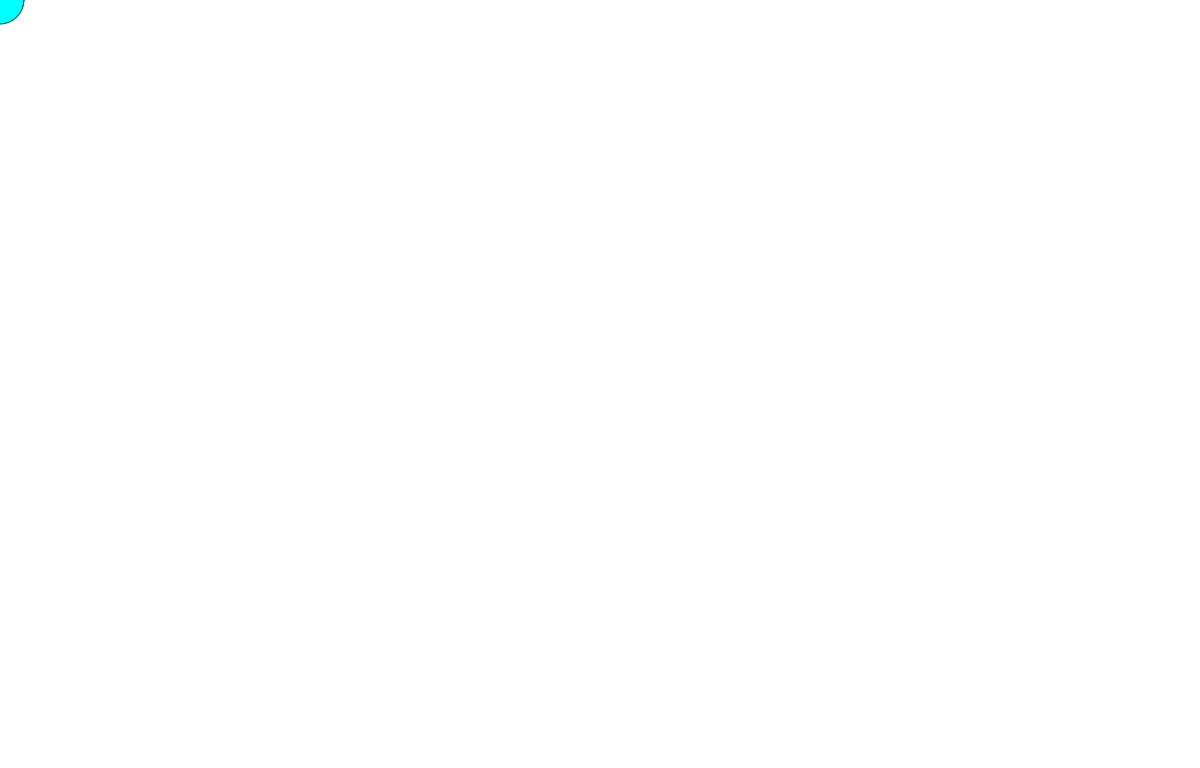
Frame 1 (no input)
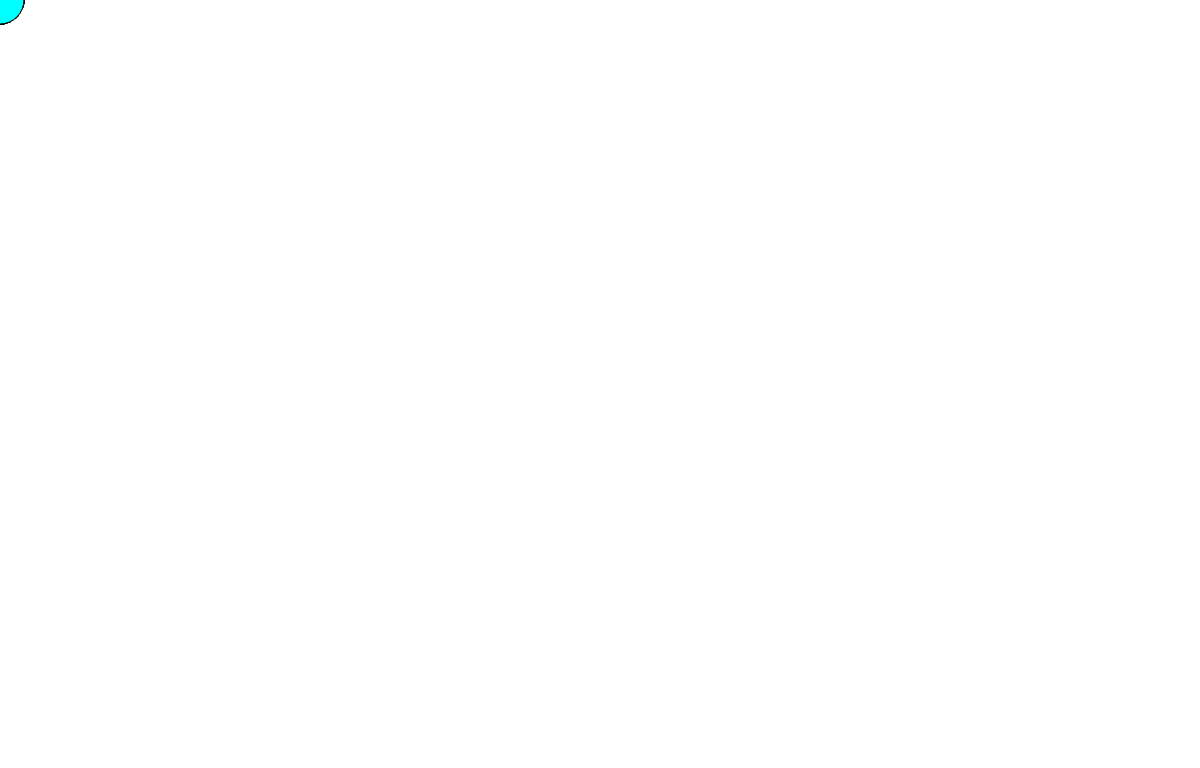
Frame 60 (no input)
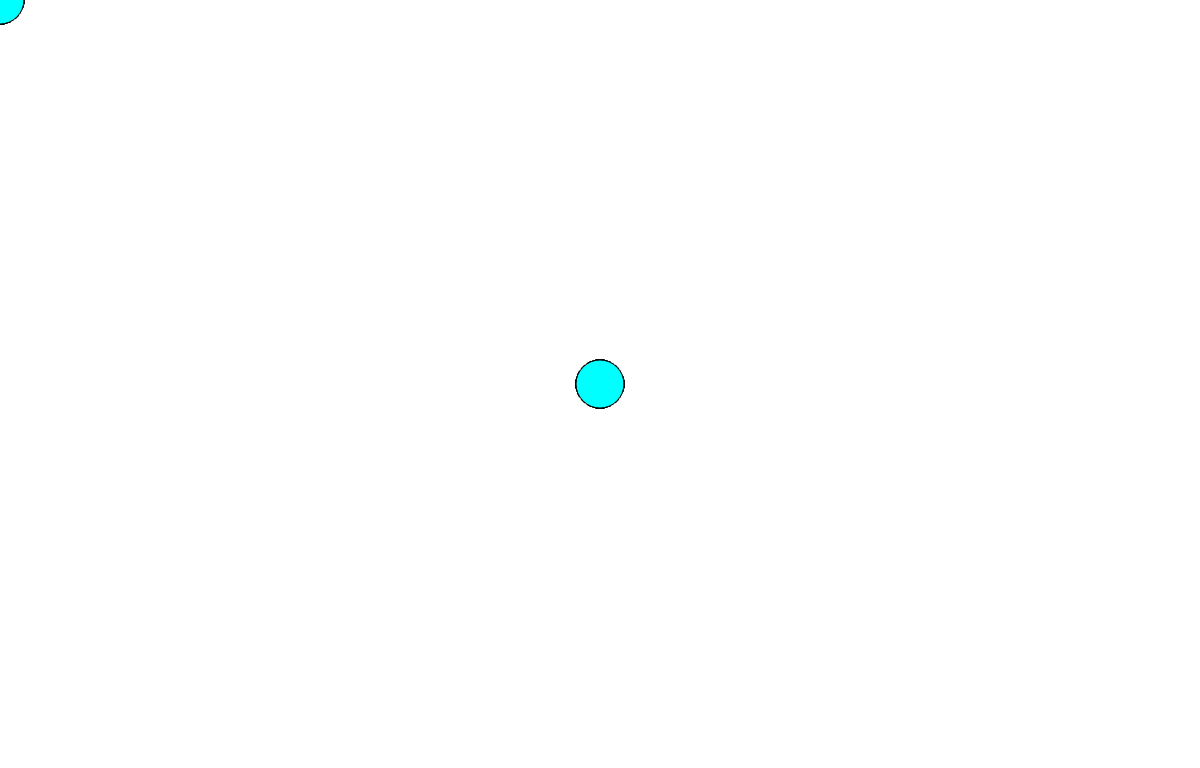
Frame 120 (the mouse pressed at the canvas centre since frame 60)

The p5.js sketch that drew these frames (run headless with seeded random() and noise() and a simulated clock; from frame 60 on, the mouse is pressed at the canvas centre):

// p5.js sketch
// ── sketch.js
function setup() {
  // put setup code here
  createCanvas(1250, 800);
}

function draw() {
  // put drawing code here
  fill(0, 255, 255);
  ellipse(mouseX, mouseY, 50, 50) ;
}
